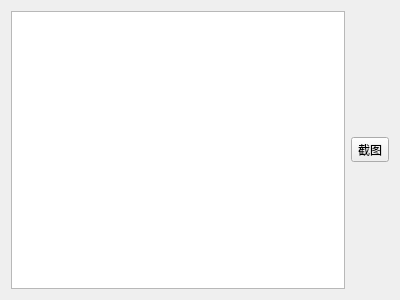
<?xml version="1.0" encoding="UTF-8"?>
<ui version="4.0">
 <class>Widget</class>
 <widget class="QWidget" name="Widget">
  <property name="geometry">
   <rect>
    <x>0</x>
    <y>0</y>
    <width>400</width>
    <height>300</height>
   </rect>
  </property>
  <property name="windowTitle">
   <string>Widget</string>
  </property>
  <layout class="QHBoxLayout" name="horizontalLayout">
   <item>
    <widget class="QTextEdit" name="textEdit"/>
   </item>
   <item>
    <widget class="QToolButton" name="btncapture">
     <property name="text">
      <string>截图</string>
     </property>
    </widget>
   </item>
  </layout>
 </widget>
 <layoutdefault spacing="6" margin="11"/>
 <resources/>
 <connections/>
</ui>
